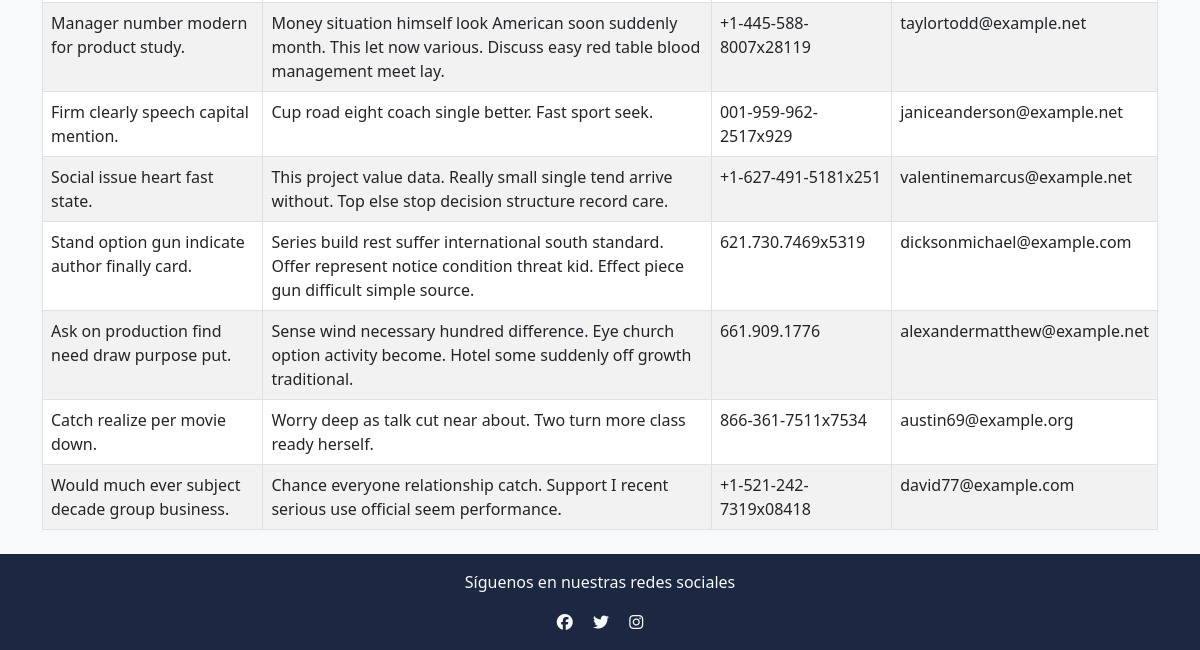
The page /shopapp/about/ (lower part) on the database as committed earlier.
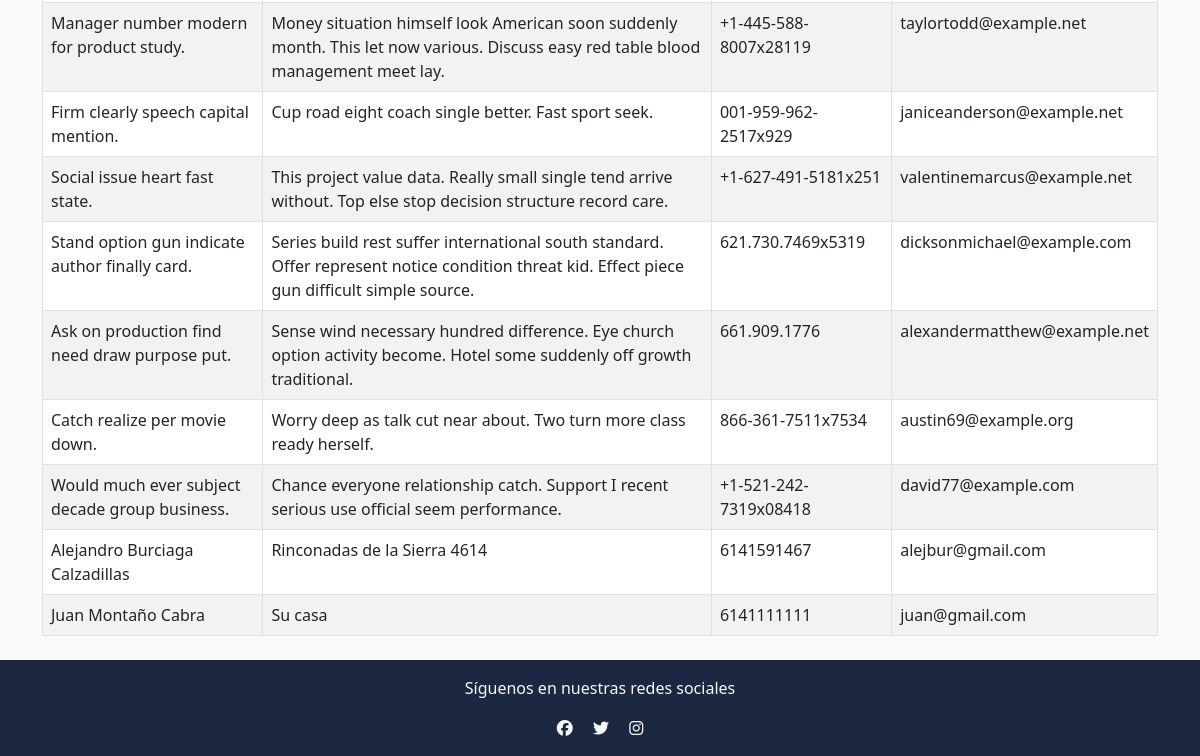
The same page on the database as committed later.
### shopApp/models.py (models this page shows, shortened)
class Contact(models.Model):
    full_name = models.CharField(max_length=100, unique=True)
    address = models.CharField(max_length=255)
    phone = models.CharField(max_length=20)
    email = models.EmailField()
    active = models.BooleanField()

### shopApp/views.py (the view)
# urls.py: path('about/', about, name='about'),
def about(request):
    contact_list = Contact.objects.filter(active=True)
    return render(request, "shopApp/about.html", {'contact_list': contact_list})

### templates/shopApp/about.html (shortened to what this page needs)
{% extends 'shopApp/base.html' %}
{% block content %}
{% load static %}
<div class="container my-4">
    <table class="table table-striped table-bordered">
        <tbody>
            {% for contact in contact_list %}
            <tr>
                <td>{{ contact.full_name }}</td>
                <td>{{ contact.address }}</td>
                <td>{{ contact.phone }}</td>
                <td>{{ contact.email }}</td>
            </tr>
            {% endfor %}
        </tbody>
    </table>
</div>
{% endblock %}

### templates/shopApp/base.html (shortened to what this page needs)
<!DOCTYPE html>
{% load static %}
<html lang="es">
<head>
    <link href="https://cdn.jsdelivr.net/npm/bootstrap@5.3.0/dist/css/bootstrap.min.css" rel="stylesheet">
    <link rel="stylesheet" href="{% static 'shopApp\css\styles.css' %}">
</head>
<body class="bg-light">
     <div>
        {% block content %}
        {% endblock %}
     </div>
    <footer class=" text-light text-center py-3">
        <p>Síguenos en nuestras redes sociales</p>
        <a href="#" class="text-light mx-2"><i class="fab fa-facebook"></i></a>
        <a href="#" class="text-light mx-2"><i class="fab fa-twitter"></i></a>
        <a href="#" class="text-light mx-2"><i class="fab fa-instagram"></i></a>
    </footer>
</body>
</html>

### static/shopApp/css/styles.css (style rules this page uses)
footer { background-color: rgb(28,40,65); }

Rows that differ between the two databases and show on the page:
added Contact: full_name "Alejandro Burciaga Calzadillas", address "Rinconadas de la Sierra 4614", phone "6141591467", email "alejbur@gmail.com"
added Contact: full_name "Juan Montaño Cabra", address "Su casa", phone "6141111111", email "juan@gmail.com"
